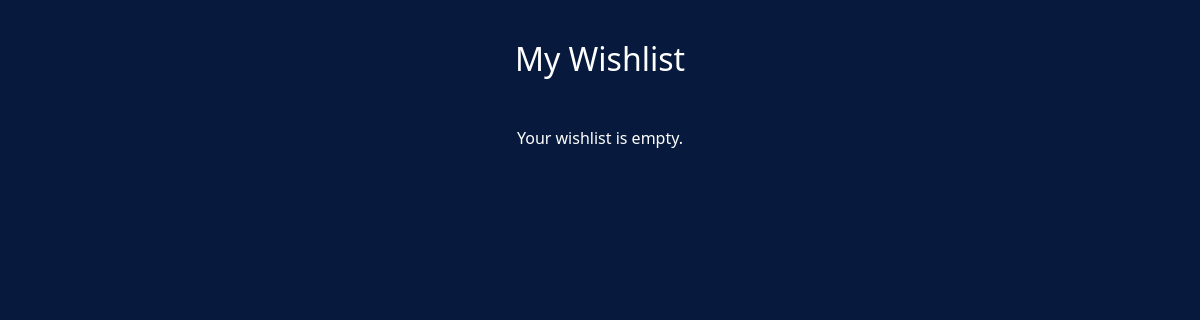
/cart/wishlist/ (signed in), run on an earlier commit of the app's database.
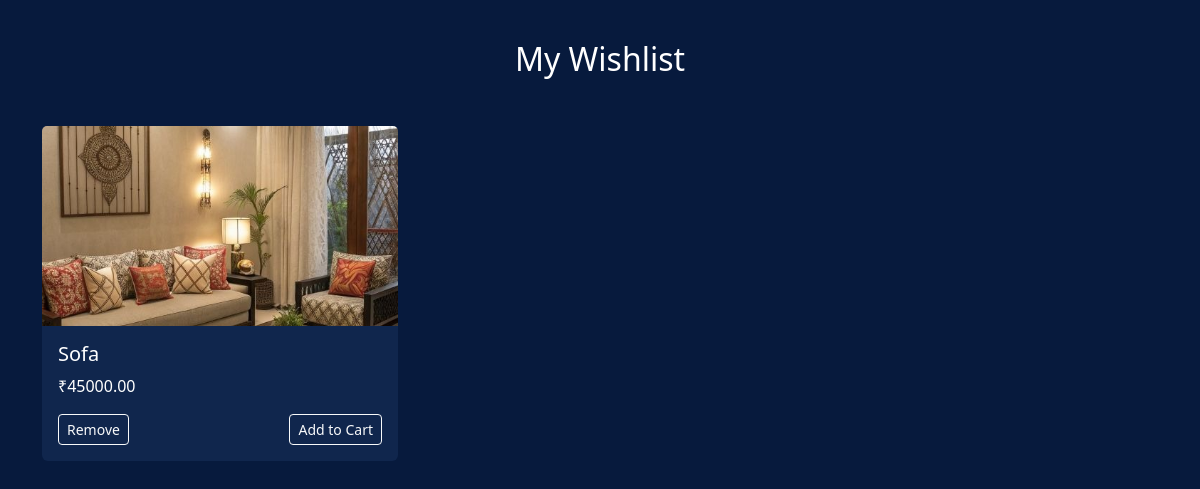
And on a later commit of the database.
### cart/models.py (models this page shows, shortened)
class WishlistItem(models.Model):
    user = models.ForeignKey(settings.AUTH_USER_MODEL, on_delete=models.CASCADE)
    product = models.ForeignKey(Product, on_delete=models.CASCADE)

### products/models.py (models this page shows, shortened)
class Product(models.Model):
    category = models.ForeignKey(Category, on_delete=models.CASCADE, related_name='products')
    name = models.CharField(max_length=255)
    price = models.DecimalField(max_digits=10, decimal_places=2)
    image = models.ImageField(upload_to='products/', default='products/default.jpg')
    description = models.TextField(blank=True, null=True)

### cart/views.py (the view)
# urls.py: path('wishlist/', views.wishlist_view, name='wishlist_view'),
@login_required
def wishlist_view(request):
    items = WishlistItem.objects.filter(user=request.user)
    return render(request, 'cart/wishlist.html', {'wishlist_items': items})

### cart/templates/cart/wishlist.html (shortened to what this page needs)
{% load static %}
<!DOCTYPE html>
<html lang="en">
<head>
  <link rel="stylesheet" href="https://cdn.jsdelivr.net/npm/bootstrap@5.3.2/dist/css/bootstrap.min.css">
</head>
<body>
<div class="container">
  <h2 class="text-center mb-5">My Wishlist</h2>
  {% if wishlist_items %}
    <div class="row row-cols-1 row-cols-md-3 g-4">
      {% for item in wishlist_items %}
        <div class="col">
          <div class="card h-100">
            <img src="{{ item.product.image.url }}" class="card-img-top" alt="{{ item.product.name }}">
            <div class="card-body">
              <h5 class="card-title">{{ item.product.name }}</h5>
              <p class="card-text">₹{{ item.product.price }}</p>
              <div class="d-flex justify-content-between">
                <a href="{% url 'cart:remove_from_wishlist' item.product.id %}" class="btn btn-outline-light btn-sm">
                  Remove
                </a>
                <a href="{% url 'cart:add_to_cart' item.product.id %}" class="btn btn-outline-light btn-sm">
                  Add to Cart
                </a>
              </div>
            </div>
          </div>
        </div>
      {% endfor %}
    </div>
  {% else %}
    <p class="text-center">Your wishlist is empty.</p>
  {% endif %}
</div>
</body>
</html>

What changed in the data, as far as the page shows it:
added WishlistItem: product.image (picture), product.name "Sofa", product.price "45000.00"
Also different on the page:
text no longer shown: "Your wishlist is empty."
